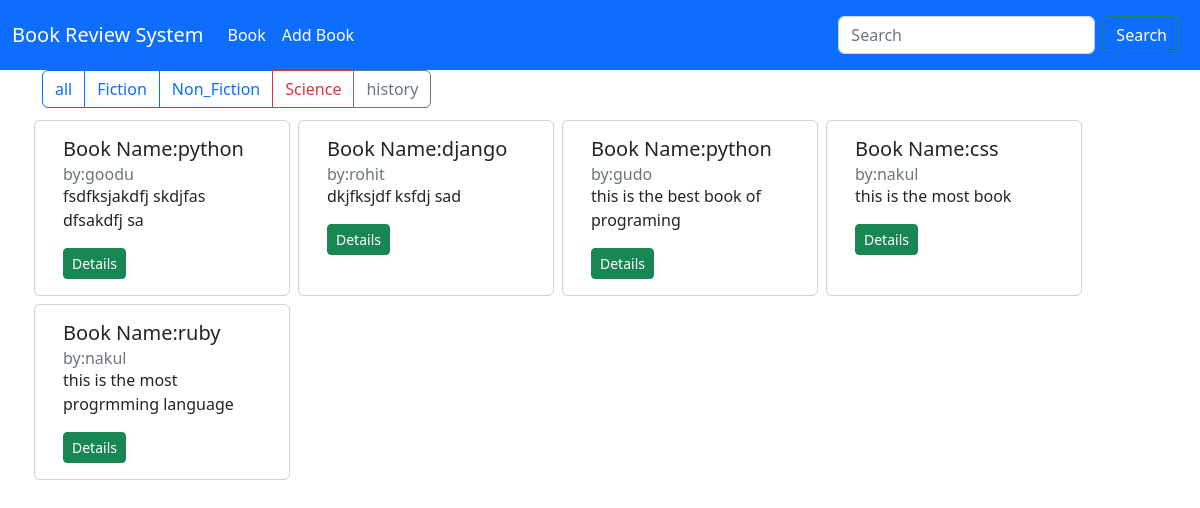
The page /book_list/ on the database its author committed.
### book/models.py (models this page shows, shortened)
class Book(models.Model):
    GENRE_CHOICES=[
        ('fiction','Fiction'),
        ('non_fiction','Non_Fiction'),
        ('science','Science'),
        ('history','History'),
        ('other','Other')
    ]
    title = models.CharField(max_length = 150)
    author = models.CharField(max_length = 150)
    description = models.TextField()
    genre = models.CharField(max_length = 20,choices = GENRE_CHOICES)
    isbn = models.CharField('ISBN',max_length=13,unique=True)
    publication_date= models.DateField()
    average_rating = models.DecimalField(max_digits=3, decimal_places=2,
    validators=[MinValueValidator(0),MaxValueValidator(5)])
    created_at = models.DateTimeField(auto_now_add=True)
    updated_at = models.DateTimeField(auto_now=True)

### book/views.py (the view)
# urls.py: path('book_list/', views.book_list ,name="list"),
def book_list(request):
    genre = request.GET.get('genre')
    if genre:
        books = Book.objects.filter(genre=genre).order_by('-created_at')
    else:
        books = Book.objects.all().order_by("created_at")
    return render(request, 'book/book_list.html',{'books':books})

### book/templates/book/book_list.html (shortened to what this page needs)
{% extends 'book/base.html' %}
{% block maincontent %}
<div class="container">
  <div class="row">
    <div class="col">
      <div class="btn-group mb-2">
        <a href="{% url 'list' %}" class="btn btn-outline-primary" {% if not request.GET.genre %}active{% endif %}>all</a>
        <a href="?genre=fiction" class="btn btn-outline-primary"{% if request.GET.genre == 'fiction' %}active{% endif %}>Fiction</a>
        <a href="?genre=non_fiction" class="btn btn-outline-primary" {% if request.GET.genre == 'non_fiction' %}active{% endif %}>Non_Fiction</a>
        <a href="?genre=science" class="btn btn-outline-danger" {% if request.GET.genre == 'science' %}active{% endif %}>Science</a>
        <a href="?genre=history" class="btn btn-outline-secondary" {% if request.GET.genre == 'history' %}active{% endif %}>history</a>
      </div>
    <div class="row">
        {% for book in books %}
        <div class="card m-1" style="width:16rem;" height="250px">
            <div class="card-body">
              <h5 class="card-title ">Book Name:{{book.title}}</h5>
              <h6 class="card-subtitle text-muted ">by:{{book.author}} </h6>
              <p>{{book.description|truncatewords:30}}</p>
            <a href="{% url 'detail' book.id %}" class="btn btn-success btn-sm">Details</a>
            </div>
        </div>
        {% endfor %}
      </div>
    </div>
</div>
{% endblock maincontent %}

### book/templates/book/base.html (shortened to what this page needs)
<!doctype html>
<html lang="en">
  <head>
    <link href="https://cdn.jsdelivr.net/npm/bootstrap@5.2.3/dist/css/bootstrap.min.css" rel="stylesheet">
  </head>
  <body>
        <nav class="navbar navbar-expand-lg bg-primary ">
            <div class="container-fluid ">
              <a class="navbar-brand text-white" href="{% url 'list' %}">Book Review System</a>
              <div class="collapse navbar-collapse" id="navbarSupportedContent">
                <ul class="navbar-nav me-auto mb-2 mb-lg-0">
                  <li class="nav-item">
                    <a class="nav-link active text-white" aria-current="page" href="{% url 'list' %}">Book</a>
                  </li>
                  <li class="nav-item">
                    <a class="nav-link text-white" href="{% url 'book' %}">Add Book</a>
                  </li>
                </ul>
                  <form action="/search" method="get"  class="d-flex justify-content-center p-2">
                    <input type="search" class="form-control me-2" name="query" id="query1" placeholder="Search">
                    <input type="submit" class="btn btn-outline-success text-white" value="Search">
                  </form>
              </div>
            </div>
          </nav>
<div class="conttaier">
    {% block maincontent %}
    {% endblock maincontent %}
</div>
  </body>
</html>

### rows shown on the page
Book: title "python", author "goodu", description "fsdfksjakdfj skdjfas dfsakdfj sa"
Book: title "django", author "rohit", description "dkjfksjdf ksfdj sad"
Book: title "python", author "gudo", description "this is the best book of programing"
Book: title "css", author "nakul", description "this is the most book"
Book: title "ruby", author "nakul", description "this is the most progrmming language"
